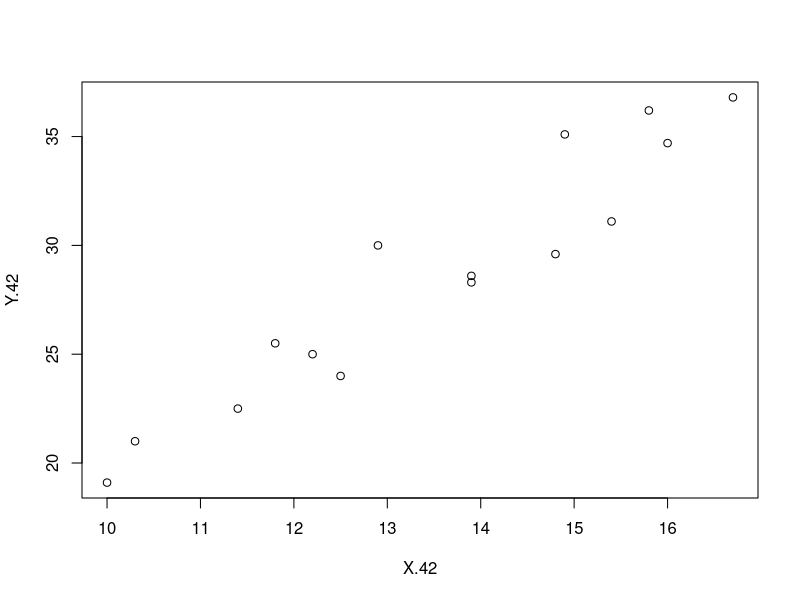

Reproduce this figure in R.
## ---- chunk 1
data4 <- read.table("CH01PR19.txt")
names(data4) <-c('GPA','ACT')
attach(data4)
model4 = lm(GPA~ACT)

interval4 <- confint(model4,level=0.99)
interval4[2,]
## ---- chunk 2
alpha4 <- 0.01
summ4 <- summary(model4)
tval4 <- summ4$coefficients[2,3]
tstar4 <- qt(1-alpha4/2,model4$df)
## ---- chunk 3
summ4$coefficients
## ---- chunk 4
alpha5 = 0.1
data5 <- read.table("CH01PR20.txt")
names(data5)<-c('Time','Copiers')
attach(data5)
model5 <- lm(Time~Copiers)
ints5 <- confint(model5,parm='Copiers',level=1-alpha5)
print(ints5)
## ---- chunk 5
summ5 <- summary(model5)
tval5 <- summ5$coefficients[2,3]
tstar5 <- qt(1-alpha5/2,model5$df)
## ---- chunk 6
alpha5d <- .05
s5d <- summ5$coefficients[2,2]
tval5d <- (model5$coefficients[2]-14)/s5d
tstar5d <- qt(alpha5d,model5$df)
P5d <- pt(tval5d,df = model5$df)
## ---- chunk 7
attach(data4)
alpha.13 = .025
conf.int.13 <-predict(model4,data.frame(ACT=28),interval='conf',level=0.95)
pred.int.13 <-predict(model4,data.frame(ACT=28),interval='pred',level=0.95)
n= length(ACT)
#Xh = seq(from=min(ACT),to=max(ACT),length=100)
Xh.13 = 28
Yh.13 = model4$coef[1]+Xh.13*model4$coef[2]
se.Yh.13 = sqrt(((Xh.13-mean(ACT))^2/((n-1)*var(ACT))+1/n)*summ4$sigma^2)
W.13 = sqrt(2*qf(1-alpha.13,2,n-2))

WHSu.13 = Yh.13 + 2*se.Yh.13
WHSl.13 = Yh.13 - 2*se.Yh.13
WHS.int.13 <-c(WHSl.13,WHSu.13)
#plot( WHSl ~ Xh, type='l', xlim=c(min(Xh),max(Xh)),ylim=c(0,4), xlab='', ylab='' )
#par(new = T)
#plot( WHSu ~ Xh, type='l', xlim=c(min(Xh),max(Xh)),ylim=c(0,4), xlab='X', ylab='E[Y]' )
#abline(model4$coef[1],model4$coef[2])
detach(data4)
## ---- chunk 8
anova.24 = anova(model5)
attach(data5)
## ---- chunk 9
alpha.24 = .10
F.crit = qf(1-alpha.24,df1 = 1,df2 = model5$df)
F.24 = anova.24[1,4]
detach(data5)
## ---- chunk 10
alpha.28 = .05
data28 = read.table("CH01PR27.txt")
names(data28)<-c('MMM','AGE')
attach(data28)
model28 <- lm(MMM~AGE)
summ28 <- summary(model28)
conf.int.28 = predict(model28,data.frame(AGE=60),interval='confidence',level=0.95)
pred.int.28= predict(model28,data.frame(AGE=60),interval='prediction',level=0.95)
n= length(MMM)

Xh.28 = 60
Yh.28 = model28$coef[1]+Xh.28*model28$coef[2]
se.Yh.28 = sqrt(((Xh.28-mean(AGE))^2/((n-1)*var(AGE))+1/n)*summ28$sigma^2)
W.28 = sqrt(2*qf(1-alpha.28,2,n-2))

WHSu.28 = Yh.28 + 2*se.Yh.28
WHSl.28 = Yh.28 - 2*se.Yh.28
WHS.int.28 <-c(WHSl.28,WHSu.28)

detach(data28)
## ---- chunk 11
data42 <- read.table(file = "CH02PR42.txt")
names(data42) <-c('X.42','Y.42')
attach(data42)
plot(x=X.42,y=Y.42)



## ---- chunk 12
r12 = cor(X.42,Y.42)
## ---- chunk 13
alpha42c <- .05
n42 = length(X.42)
df42 = n42-2
tval42c <- qt(1-alpha42c,df42)
tstar42c <- r12*sqrt(df42)/sqrt(1-r12^2)
P42c <- pt(tstar42c,df42)
